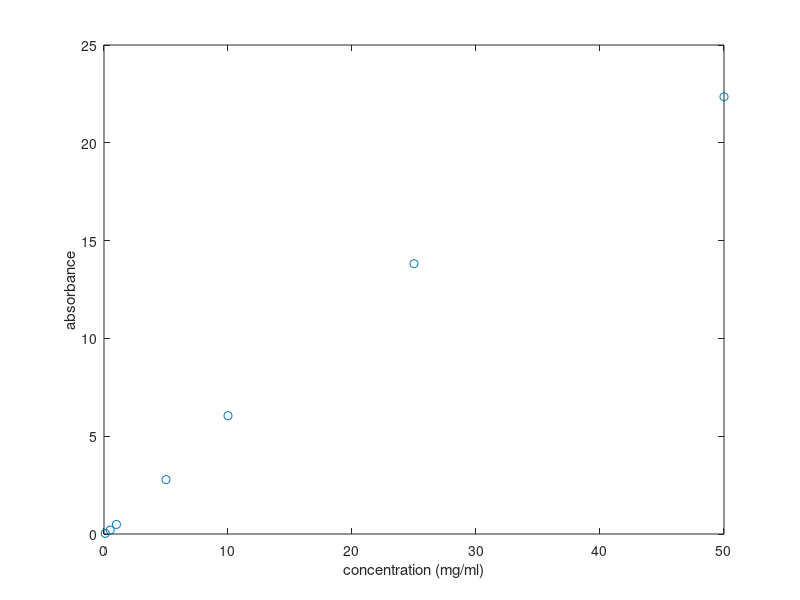
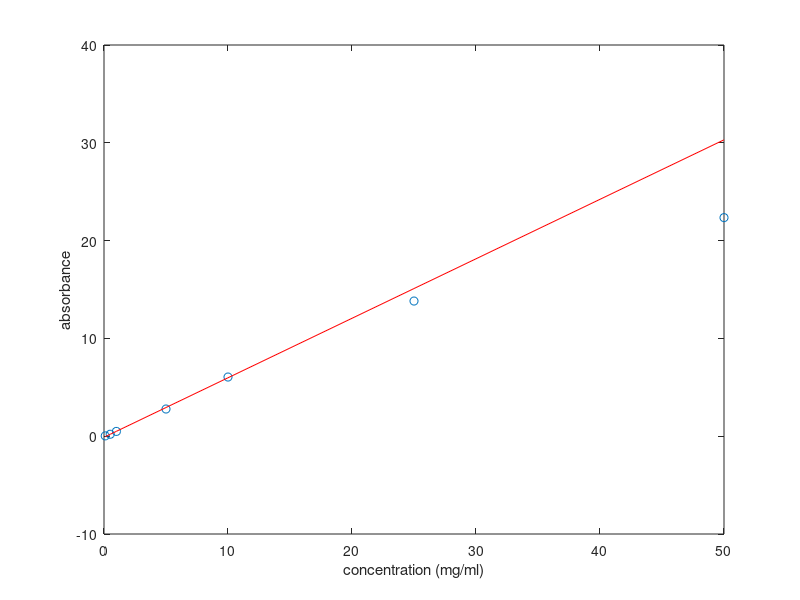
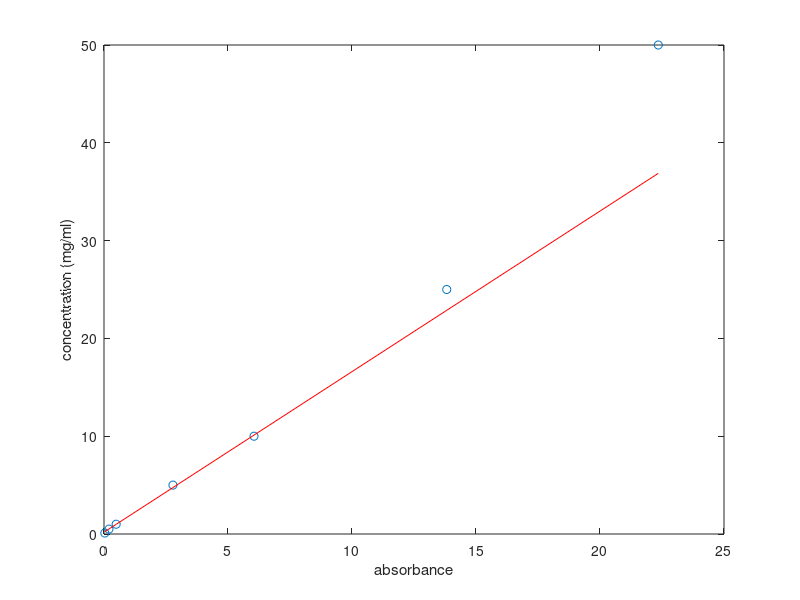

These figures' MATLAB source, in order:
%% description
%%This is for data analysis worksheet question Q6:
% you have learnt from our first-day class how to fit a linear curve to
% data using Excel. Please refer to FITdemo.xls for details.

% Here, we introduce a matlab function polyfit to do the same work.
% Update by QY 2021

%% load data
clear all; close all;
% 
data = [ 50 22.35
25 13.82
10 6.05 
5 2.78
1 0.49
0.5 0.20
0.1 0.033];

A = data(:, 2); % data column 2: absorbance
C = data(:, 1); % data column 1: concentration

%%  plot data
figure(1)
plot(C, A, 'o')
xlabel('concentration (mg/ml)')
ylabel('absorbance')
%% fit data to a line
% plot absorbance vs concentration

figure(2)
plot(C, A, 'o')
xlabel('concentration (mg/ml)')
ylabel('absorbance')

[P S] = polyfit(C(3:end), A(3:end), 1);  %I am not fitting to the higher concentration points
%  P = polyfit(X,Y,N), here N = 1 for linear fit

hold on
plot(C, polyval(P,C), 'r-')  % plot the fit result as a red line
hold off

xlabel('concentration (mg/ml)') %label my axes
ylabel('absorbance')

%% plot and fit concentration vs. absorbance

figure(3)
plot(A, C, 'o')

[P S] = polyfit(A(3:end), C(3:end), 1);

hold on
plot(A, polyval(P,A), 'r-')
hold off
ylabel('concentration (mg/ml)')
xlabel('absorbance')

x = .75; % at an absorbance of x = 0.75, what is the estimate concentration C1
[C1,deltaC1] = polyval(P,x,S);  %% this is one way of calculating errors
% Delta C1 runs error propogation

disp(['C1 = ' num2str(C1) '+/-' num2str(deltaC1)]) %display the calculated values on the command line


ExtCoeff = 1/P(1)* 66776; % molar extinction coefficient is calculated as slope/pathlength with unit [Abs/mg/mL]/[cm]
% molecular weight of BSA (66,776g/mol)
disp(['Molar Extinction Coefficient = ' num2str(ExtCoeff)])


